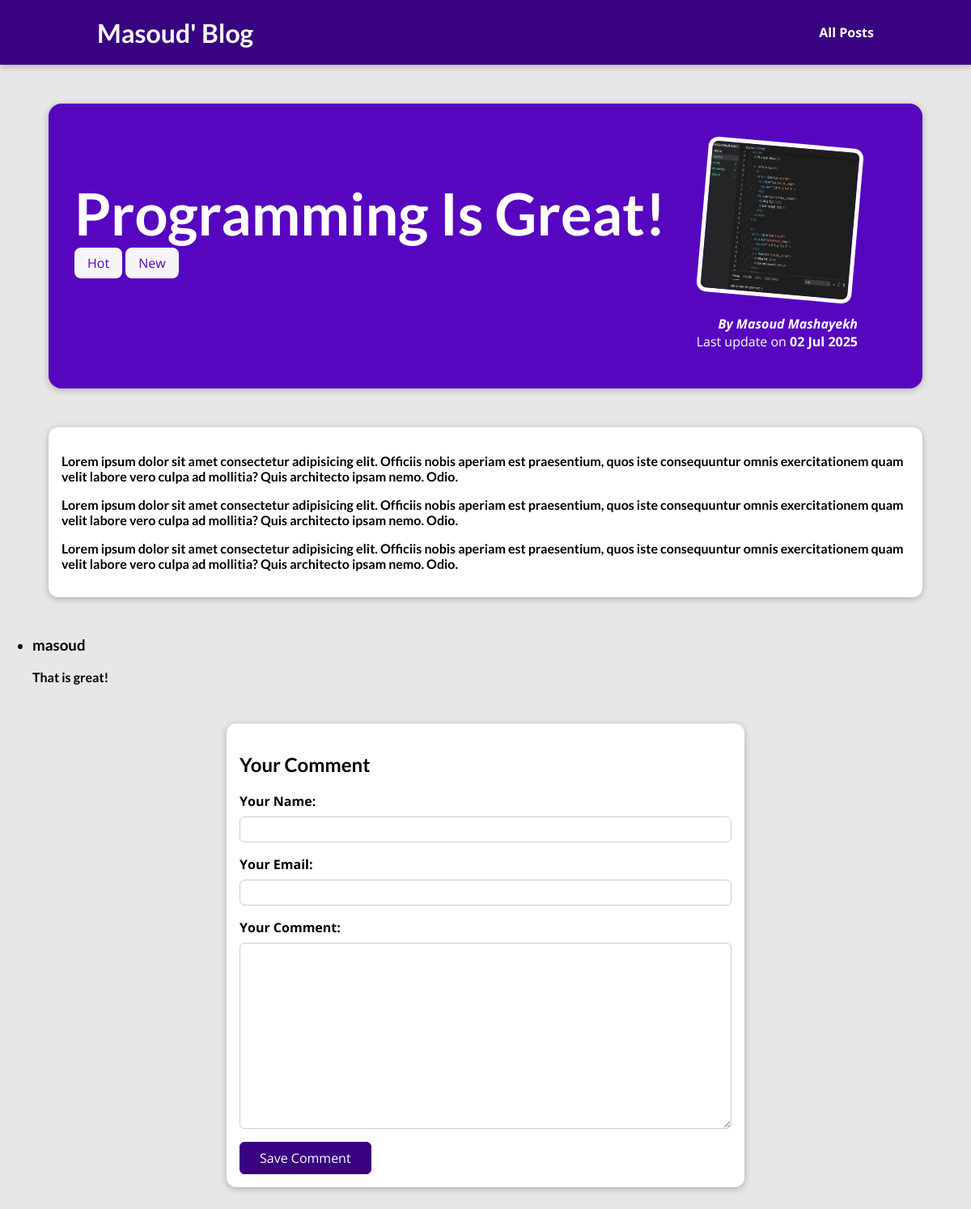
Page /posts/programming-is-great on the earlier database version.
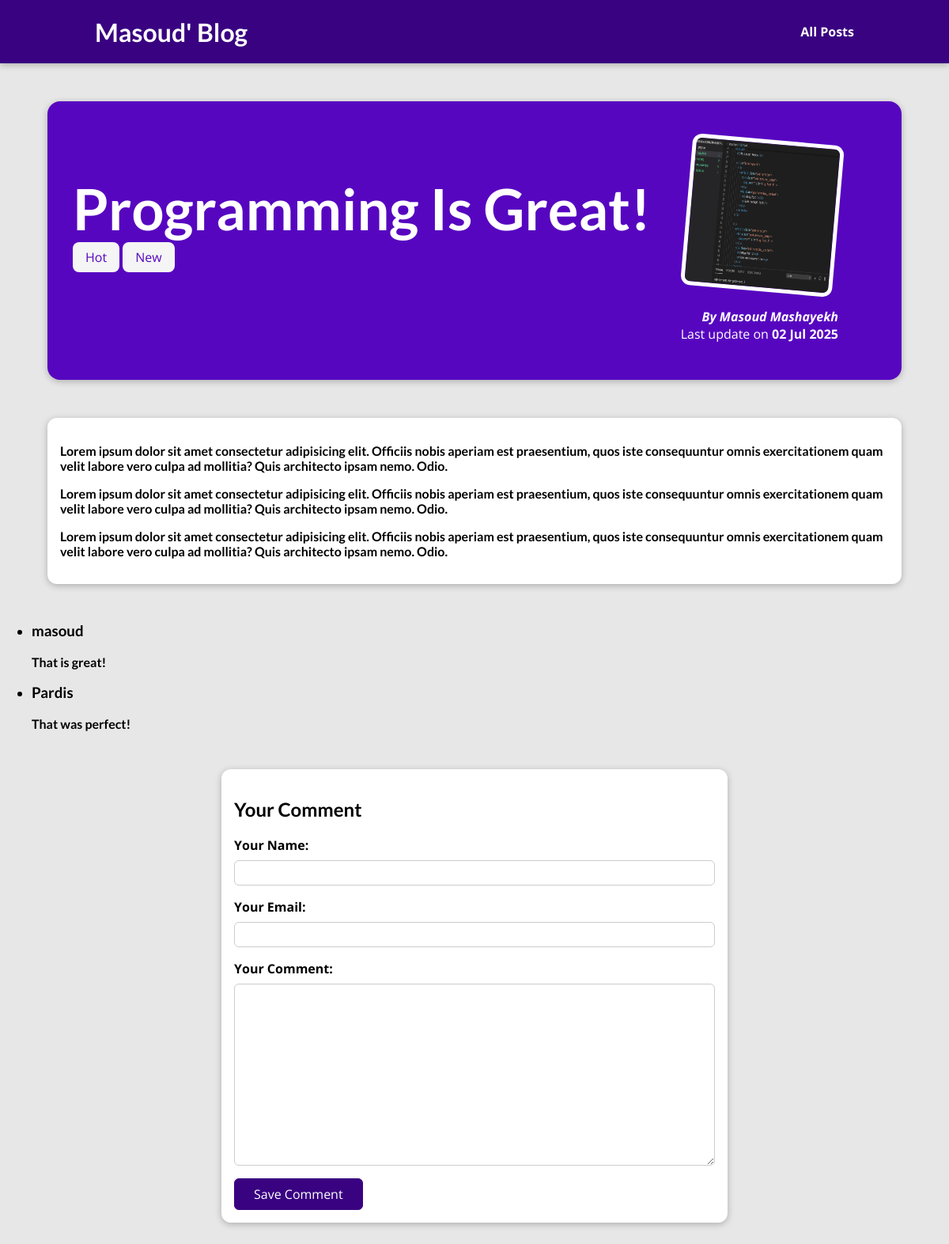
Same page on the later database version.
### blog/models.py (models this page shows, shortened)
class Post(models.Model):
    title = models.CharField(max_length= 150)
    excerpt = models.CharField(max_length= 200)
    image = models.ImageField(upload_to="posts", null= True)
    date = models.DateField(auto_now= True)
    slug = models.SlugField(unique= True, db_index= True)
    content = models.TextField(validators=[MinLengthValidator(10)])
    author = models.ForeignKey(Author, on_delete=models.SET_NULL,null=True, related_name="posts")
    tags = models.ManyToManyField(Tag)

class Tag(models.Model):
    caption = models.CharField(max_length= 20)

class Author(models.Model):
    first_name = models.CharField(max_length= 100)
    last_name = models.CharField(max_length= 100)
    email_address = models.EmailField()
    def full_name(self):
        return f"{self.first_name} {self.last_name}"
    def __str__(self):
        return self.full_name()

class Comment(models.Model):
    user_name = models.CharField(max_length= 120)
    user_email = models.EmailField()
    text = models.TextField(max_length= 400)
    post = models.ForeignKey(Post, on_delete= models.CASCADE, related_name= "comments")

### blog/views.py (the view, shortened to what this page needs)
# urls.py: path("posts/<slug:slug>",views.SinglePostView.as_view(), name= "post-detail-page")  # /posts/my-first-post
class SinglePostView(View):
    def get(self, request, slug):
        post= Post.objects.get(slug=slug)
        context={
            "post": post,
            "post_tags": post.tags.all(),
            "comment_form": CommentForm(),
            "comments": post.comments.all()
        }
        return render(request, "blog/post-detail.html", context)

### blog/forms.py
class CommentForm(forms.ModelForm):
    class Meta:
        model = Comment
        exclude = ["post"]
        labels ={
            "user_name": "Your Name",
            "user_email": "Your Email",
            "text": "Your Comment"
        }

### blog/templates/blog/post-detail.html (shortened to what this page needs)
{% extends "base.html" %}
{% load static %}
{% block css_files %}
<link rel="stylesheet" href="{% static "blog/post-detail.css" %}">
{% endblock %}
{% block content %}
<section id="summary">
    <h2> {{ post.title }}</h2>
    <div>
        {% for tag in post_tags %}
        <span class= "tag" >{{ tag.caption }}</span>
        {% endfor %}
    </div>
    <article>
        <img src="{{ post.image.url }}" alt="Post title">
        <address>By <a href="mailto:{{ post.author.email_address }}">{{ post.author | title }}</a></address>
        <div>
            Last update on <time> {{ post.date|date:"d M Y" }}</time>
        </div>
    </article>
</section>
<main>
    {{ post.content|linebreaks}}
</main>
<section id="comments">
    <ul>
        {% for comment in comments %}
            <li>
                <h3>{{comment.user_name}}</h3>
                <p>{{comment.text|linebreaks}}</p>
            </li>
        {% endfor %}
    </ul>
</section>
<section id= "comment-form">
    <h2>Your Comment</h2>
    <form action= "{% url "post-detail-page" post.slug %}" method= "Post">
        {% for form_field in comment_form %}
            <div class= "form-control {% if form_field.errors %}invalid{% endif %}">
                {{ form_field.label_tag }}
                {{ form_field }}
            </div>
        {% endfor %}
        <button>Save Comment</button>
    </form>
</section>
{% endblock %}

### templates/base.html (shortened to what this page needs)
{% load static %}
<!DOCTYPE html>
<html lang="en">
<head>
    <link rel="stylesheet" href="{% static "app.css" %}">
    {% block css_files %}{% endblock %}
</head>
<body>
    <header id="main-navigation">
        <h1>
          <a href="{% url "starting-page" %}">Masoud' Blog</a>
        </h1>
        <nav>
          <a href="{% url "posts-page" %}">All Posts</a>
        </nav>
      </header>
    {% block content %}{% endblock %}
</body>
</html>

### static/app.css (style rules this page uses)
* { box-sizing: border-box; }
html { font-family: "Open Sans", "Lato", sans-serif; }
body { margin: 0; }
h1, h2, h3, p { font-family: "Lato", sans-serif; font-weight: bold; }
#main-navigation { width: 100%; height: 5rem; display: flex; justify-content: space-between; align-items: center; padding: 0 10%; position: absolute; top: 0; left: 0; }
#main-navigation a { text-decoration: none; color: white; font-weight: bold; }

### blog/static/blog/post-detail.css (style rules this page uses)
body { background-color: #e7e7e7; }
#main-navigation { background-color: #390281; box-shadow: 0 2px 8px rgba(0, 0, 0, 0.25); }
#summary { margin: 8rem auto 3rem auto; padding: 2rem; width: 90%; max-width: 90rem; border-radius: 16px; background-color: #5706c0; position: relative; box-shadow: 0 2px 8px rgba(0, 0, 0, 0.25); height: 22rem; }
#summary h2 { color: white; font-size: 4.5rem; margin-bottom: 0.5rem; }
#summary article { position: absolute; top: 2rem; right: 3rem; padding: 1rem 2rem; border-radius: 12px; text-align: right; color: white; }
#summary article img { width: 12rem; height: 12rem; border-radius: 12px; transform: rotateZ(5deg); border: 5px solid white; margin-bottom: 1rem; }
#summary address { font-weight: bold; }
#summary time { font-weight: bold; }
#summary a { color: white; text-decoration: none; }
main { width: 90%; max-width: 90rem; margin: 3rem auto; background-color: white; padding: 1rem; border-radius: 12px; box-shadow: 0 2px 8px rgba(0, 0, 0, 0.25); }
.tag { background-color: whitesmoke; color: #5706c0; padding: 0.5rem 1rem; border-radius: 8px; }
.form-control { margin-bottom: 1rem; }
.form-control label { font-weight: bold; margin-bottom: 0.5rem; display: block; }
.form-control input, .form-control textarea { display: block; width: 100%; font: inherit; padding: 0.25rem; border-radius: 6px; border: 1px solid #ccc; }
#comment-form { margin: 3rem auto; width: 90%; max-width: 40rem; border-radius: 12px; background-color: white; box-shadow: 0 2px 8px rgba(0, 0, 0, 0.25); padding: 1rem; }
#comment-form button { font: inherit; background-color: #390281; color: white; border: 1px solid #390281; padding: 0.5rem 1.5rem; border-radius: 6px; cursor: pointer; }

Differences in the rows shown:
added Comment: user_name "Pardis", text "That was perfect!"
